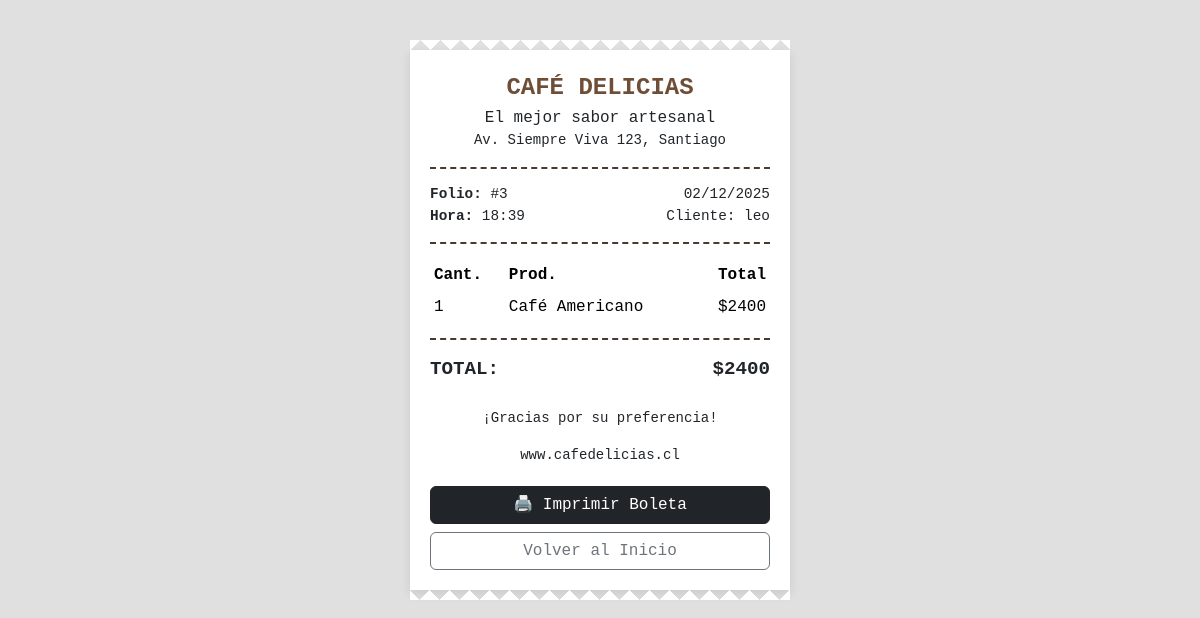
The page /boleta/3/ (signed in) on the database its author committed.
### delicias_cafe/models.py (models this page shows, shortened)
class Pedido(models.Model):
    usuario = models.ForeignKey(User, on_delete=models.CASCADE)
    fecha = models.DateTimeField(auto_now_add=True)
    total = models.DecimalField(max_digits=10, decimal_places=0)
    class Meta:
        verbose_name = "Pedido"
        verbose_name_plural = "Pedidos"
        ordering = ['-fecha'] # El más reciente primero

class DetallePedido(models.Model):
    pedido = models.ForeignKey(Pedido, on_delete=models.CASCADE, related_name='detalles')
    producto = models.ForeignKey(Producto, on_delete=models.CASCADE)
    cantidad = models.PositiveIntegerField()
    precio_unitario = models.DecimalField(max_digits=10, decimal_places=0) # Precio congelado al momento de compra
    class Meta:
        verbose_name = "Detalle de Pedido"
        verbose_name_plural = "Detalles de Pedidos"
    def subtotal(self):
        return self.cantidad * self.precio_unitario

class Producto(models.Model):
    OPCIONES_CATEGORIA = [
        ('caliente', 'Cafés Calientes'),
        ('frio', 'Cafés Helados'),
        ('grano', 'Café en Grano'),
        ('acompanamiento', 'Dulces'),
    ]
    nombre = models.CharField(max_length=100)
    precio = models.DecimalField(max_digits=10, decimal_places=0) # 0 decimales para CLP
    stock = models.PositiveIntegerField(default=0)
    categoria = models.CharField(max_length=20, choices=OPCIONES_CATEGORIA, default='caliente')
    imagen = models.ImageField(upload_to='productos/', null=True, blank=True)
    descripcion = models.TextField(max_length=500, blank=True, null=True)
    class Meta:
        verbose_name = "Producto"
        verbose_name_plural = "Productos"
        ordering = ['nombre'] # Ordenar alfabéticamente en el admin

### delicias_cafe/views.py (the view)
# urls.py: path('boleta/<int:pedido_id>/', views.boleta, name='boleta'),
def boleta(request, pedido_id):
    pedido = get_object_or_404(Pedido, id=pedido_id, usuario=request.user)
    return render(request, 'cafe_cafe/boleta.html', {'pedido': pedido})

### delicias_cafe/templates/cafe_cafe/boleta.html (shortened to what this page needs)
{% load static %}
<!DOCTYPE html>
<html lang="es">
<head>
    <link href="https://cdn.jsdelivr.net/npm/bootstrap@5.3.7/dist/css/bootstrap.min.css" rel="stylesheet">
</head>
<body>
<div class="ticket">
    <div class="logo-text">CAFÉ DELICIAS</div>
    <p class="text-center mb-0">El mejor sabor artesanal</p>
    <p class="text-center small">Av. Siempre Viva 123, Santiago</p>
    <div class="dashed-line"></div>
    <div class="info-row">
        <span><strong>Folio:</strong> #{{ pedido.id }}</span>
        <span>{{ pedido.fecha|date:"d/m/Y" }}</span>
    </div>
    <div class="info-row">
        <span><strong>Hora:</strong> {{ pedido.fecha|date:"H:i" }}</span>
        <span>Cliente: {{ pedido.usuario.username }}</span>
    </div>
    <div class="dashed-line"></div>
    <table class="table table-borderless table-sm mb-0">
        <thead>
            <tr>
                <th scope="col">Cant.</th>
                <th scope="col">Prod.</th>
                <th scope="col" class="text-end">Total</th>
            </tr>
        </thead>
        <tbody>
            {% for detalle in pedido.detalles.all %}
            <tr>
                <td>{{ detalle.cantidad }}</td>
                <td>{{ detalle.producto.nombre }}</td>
                <td class="text-end">${{ detalle.subtotal }}</td>
            </tr>
            {% endfor %}
        </tbody>
    </table>
    <div class="dashed-line"></div>
    <div class="d-flex justify-content-between total-row">
        <span>TOTAL:</span>
        <span>${{ pedido.total }}</span>
    </div>
    <div class="mt-4 text-center small">
        <p>¡Gracias por su preferencia!</p>
        <p>www.cafedelicias.cl</p>
    </div>
    <button onclick="window.print()" class="btn btn-dark btn-print">🖨️ Imprimir Boleta</button>
    <a href="{% url 'index' %}" class="btn btn-outline-secondary btn-home w-100 mt-2">Volver al Inicio</a>
</div>
</body>
</html>

### delicias_cafe/templates/cafe_cafe/boleta.html (style rules this page uses)
body { background-color: #e0e0e0; font-family: 'Courier New', Courier, monospace; }
.ticket { background: white; width: 380px; margin: 50px auto; padding: 20px; box-shadow: 0 4px 10px rgba(0,0,0,0.1); position: relative; }
.ticket::before, .ticket::after { content: ""; position: absolute; left: 0; width: 100%; height: 10px; background: linear-gradient(135deg, transparent 50%, white 50%), linear-gradient(45deg, white 50%, transparent 50%); background-size: 20px 20px; }
.ticket::before { top: -10px; transform: rotate(180deg); }
.ticket::after { bottom: -10px; }
.dashed-line { border-bottom: 2px dashed #4b3832; margin: 15px 0; }
.logo-text { text-align: center; font-weight: bold; font-size: 1.5rem; color: #6f4e37; }
.info-row { display: flex; justify-content: space-between; font-size: 0.9rem; }
.total-row { font-size: 1.2rem; font-weight: bold; margin-top: 10px; }
.btn-print { display: block; width: 100%; margin-top: 20px; }

### rows shown on the page
Pedido: id "3", fecha "02/12/2025", fecha "18:39", usuario.username "leo", total "2400"
DetallePedido: cantidad "1", producto.nombre "Café Americano", subtotal "2400"
